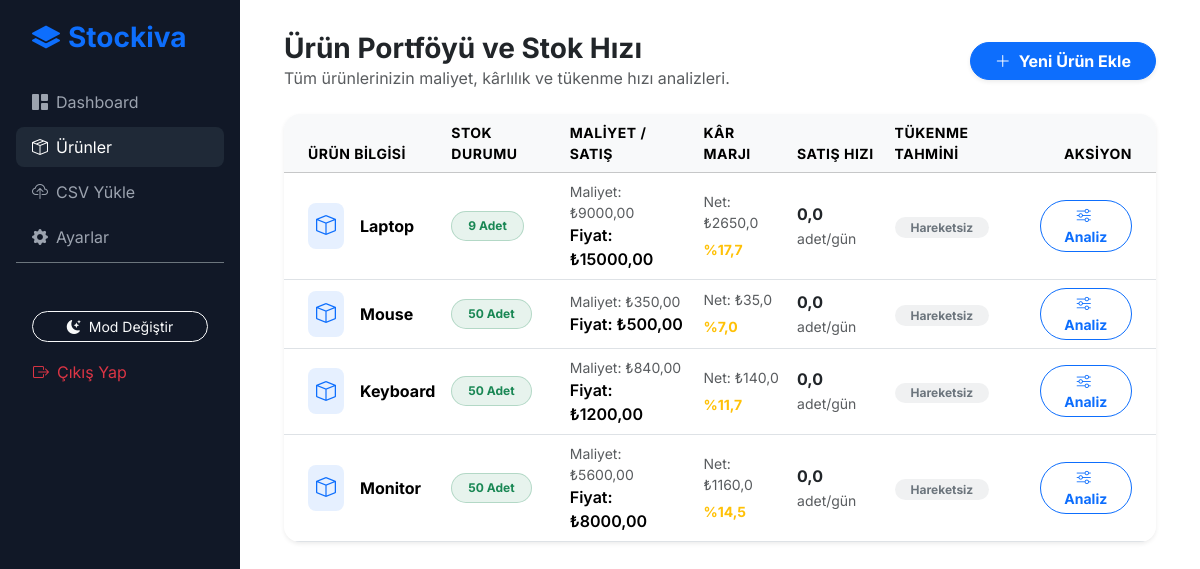
The page /products/ (signed in) on the database its author committed.
### core/models.py (models this page shows, shortened)
class Product(models.Model):
    user = models.ForeignKey(User, on_delete=models.CASCADE)
    name = models.CharField(max_length=255)
    cost_price = models.FloatField(default=0)
    selling_price = models.FloatField(default=0)
    stock_quantity = models.IntegerField(default=0)
    commission_rate = models.FloatField(default=15.0, verbose_name="Pazar Yeri Komisyon Oranı (%)")
    shipping_cost = models.FloatField(default=40.0, verbose_name="Kargo Ücreti (₺)")
    monthly_revenue_goal = models.FloatField(default=100000.0, verbose_name="Aylık Ciro Hedefi (₺)")
    phone_number = models.CharField(max_length=15, blank=True, null=True, verbose_name="Telefon Numarası")
    two_factor_auth = models.BooleanField(default=False, verbose_name="İki Adımlı Doğrulama")
    email_notifications = models.BooleanField(default=True, verbose_name="E-Posta Bildirimleri")

### core/views.py (the view)
# urls.py: path('products/', views.product_management, name='products'),
@login_required
def product_management(request):
    user_products = Product.objects.filter(user=request.user)
    today = timezone.now().date()
    fourteen_days_ago = today - timedelta(days=14)
    product_data = []
    for product in user_products:
        recent_sales = Sale.objects.filter(
            product=product, date__gte=fourteen_days_ago
        ).aggregate(total=Coalesce(Sum('quantity'), 0.0, output_field=FloatField()))['total']
        daily_sales_rate = recent_sales / 14.0
        days_to_stockout = int(product.stock_quantity / daily_sales_rate) if daily_sales_rate > 0 else "Sonsuz"
        if product.selling_price > 0:
            commission_amount = product.selling_price * (product.commission_rate / 100)
            net_profit = product.selling_price - product.cost_price - commission_amount - product.shipping_cost
            profit_margin = (net_profit / product.selling_price) * 100
        else:
            net_profit = 0
            profit_margin = 0
            commission_amount = 0
        product_data.append({
            'product': product,
            'recent_sales': recent_sales,
            'daily_rate': round(daily_sales_rate, 2),
            'days_to_stockout': days_to_stockout,
            'net_profit': round(net_profit, 2),
            'commission_amount': round(commission_amount, 2),
            'profit_margin': round(profit_margin, 1)
        })
    return render(request, "core/products.html", {'product_data': product_data, 'total_products': user_products.count()})

### core/templates/core/products.html (shortened to what this page needs)
{% extends 'core/base.html' %}
{% block content %}
<div class="container-fluid">
    <div class="d-flex justify-content-between align-items-center mb-4">
        <div>
            <h3 class="fw-bold mb-0">Ürün Portföyü ve Stok Hızı</h3>
            <p class="text-muted mb-0">Tüm ürünlerinizin maliyet, kârlılık ve tükenme hızı analizleri.</p>
        </div>
        <div>
            <button class="btn btn-primary fw-bold shadow-sm rounded-pill px-4" data-bs-toggle="modal" data-bs-target="#addProductModal">
                <i class="bi bi-plus-lg me-2"></i>Yeni Ürün Ekle
            </button>
        </div>
    </div>
    <div class="card border-0 shadow-sm rounded-4 overflow-hidden">
        <div class="table-responsive">
            <table class="table table-hover align-middle mb-0">
                <thead class="table-light">
                    <tr class="text-uppercase small fw-bold text-muted" style="letter-spacing: 0.5px;">
                        <th class="ps-4">Ürün Bilgisi</th>
                        <th>Stok Durumu</th>
                        <th>Maliyet / Satış</th>
                        <th>Kâr Marjı</th>
                        <th>Satış Hızı</th>
                        <th>Tükenme Tahmini</th>
                        <th class="text-end pe-4">Aksiyon</th>
                    </tr>
                </thead>
                <tbody>
                    {% for item in product_data %}
                    <tr>
                        <td class="ps-4">
                            <div class="d-flex align-items-center">
                                <div class="bg-primary bg-opacity-10 p-2 rounded-3 me-3 text-primary">
                                    <i class="bi bi-box fs-5"></i>
                                </div>
                                <span class="fw-bold">{{ item.product.name }}</span>
                            </div>
                        </td>
                        <td>
                            {% if item.product.stock_quantity <= 5 %}
                                <span class="badge bg-danger rounded-pill px-3 py-2 border border-danger border-opacity-25 shadow-sm">{{ item.product.stock_quantity }} Adet</span>
                            {% else %}
                                <span class="badge bg-success bg-opacity-10 text-success rounded-pill px-3 py-2 border border-success border-opacity-25">{{ item.product.stock_quantity }} Adet</span>
                            {% endif %}
                        </td>
                        <td>
                            <div class="small text-muted">Maliyet: ₺{{ item.product.cost_price|floatformat:2 }}</div>
                            <div class="fw-semibold">Fiyat: ₺{{ item.product.selling_price|floatformat:2 }}</div>
                        </td>
                        <td>
                            <div class="small text-muted mb-1">Net: ₺{{ item.net_profit }}</div>
                            {% if item.profit_margin > 20 %}
                                <span class="text-success fw-bold small"><i class="bi bi-graph-up-arrow me-1"></i>%{{ item.profit_margin }}</span>
                            {% elif item.profit_margin > 0 %}
                                <span class="text-warning fw-bold small">%{{ item.profit_margin }}</span>
                            {% else %}
                                <span class="text-danger fw-bold small"><i class="bi bi-graph-down-arrow me-1"></i>Zararda</span>
                            {% endif %}
                        </td>
                        <td>
                            <span class="fw-bold text-dark">{{ item.daily_rate }}</span> <small class="text-muted">adet/gün</small>
                        </td>
                        <td>
                            {% if item.days_to_stockout == "Sonsuz" %}
                                <span class="badge bg-secondary bg-opacity-10 text-secondary rounded-pill small px-3">Hareketsiz</span>
                            {% elif item.days_to_stockout <= 7 %}
                                <span class="badge bg-danger bg-opacity-10 text-danger rounded-pill small px-3">{{ item.days_to_stockout }} Gün</span>
                            {% else %}
                                <span class="badge bg-info bg-opacity-10 text-info rounded-pill small px-3">{{ item.days_to_stockout }} Gün</span>
                            {% endif %}
                        </td>
                        <td class="text-end pe-4">
                            <button class="btn btn-sm btn-outline-primary rounded-pill fw-bold px-3"
                                    data-bs-toggle="modal" data-bs-target="#editProductModal"
                                    data-id="{{ item.product.id }}" data-name="{{ item.product.name }}"
                                    data-cost="{{ item.product.cost_price|stringformat:'.2f' }}"
                                    data-price="{{ item.product.selling_price|stringformat:'.2f' }}"
                                    data-stock="{{ item.product.stock_quantity }}"
                                    data-commission="{{ item.product.commission_rate|stringformat:'.2f' }}"
                                    data-shipping="{{ item.product.shipping_cost|stringformat:'.2f' }}"
                                    onclick="fillEditModal(this)">
                                <i class="bi bi-sliders me-1"></i> Analiz
                            </button>
                        </td>
                    </tr>
                    {% endfor %}
                </tbody>
            </table>
        </div>
    </div>
</div>
{% endblock %}

### core/templates/core/base.html (shortened to what this page needs)
<!DOCTYPE html>
<html lang="tr" data-bs-theme="light">
<head>
    <link href="https://cdn.jsdelivr.net/npm/bootstrap@5.3.3/dist/css/bootstrap.min.css" rel="stylesheet">
    <link rel="stylesheet" href="https://cdn.jsdelivr.net/npm/bootstrap-icons@1.11.3/font/bootstrap-icons.min.css">
</head>
<body>
    <div class="d-flex">
        <aside class="sidebar p-3 d-none d-md-block">
            <a href="{% url 'home' %}" class="fs-3 fw-bold text-primary text-decoration-none px-3 mb-4 d-block">
                <i class="bi bi-layers-fill me-2"></i>Stockiva
            </a>
            <ul class="nav flex-column mt-4">
                <li><a class="nav-link {% if request.resolver_match.url_name == 'dashboard' %}active{% endif %}" href="{% url 'dashboard' %}"><i class="bi bi-grid-1x2-fill me-2"></i>Dashboard</a></li>
                <li><a class="nav-link {% if request.resolver_match.url_name == 'products' %}active{% endif %}" href="{% url 'products' %}"><i class="bi bi-box-seam me-2"></i>Ürünler</a></li>
                <li><a class="nav-link {% if request.resolver_match.url_name == 'upload_csv' %}active{% endif %}" href="{% url 'upload_csv' %}"><i class="bi bi-cloud-upload me-2"></i>CSV Yükle</a></li>
                <li><a class="nav-link {% if request.resolver_match.url_name == 'settings' %}active{% endif %}" href="{% url 'settings' %}"><i class="bi bi-gear-fill me-2"></i>Ayarlar</a></li>
            </ul>
            <div class="mt-auto pt-5 px-3 border-top border-secondary">
                <button class="btn btn-outline-light w-100 btn-sm rounded-pill mb-3" onclick="toggleTheme()">
                    <i class="bi bi-moon-stars-fill me-2" id="theme-icon"></i>Mod Değiştir
                </button>
                <form action="{% url 'logout' %}" method="post">
                    <button type="submit" class="btn btn-link text-danger text-decoration-none p-0 w-100 text-start">
                        <i class="bi bi-box-arrow-right me-2"></i>Çıkış Yap
                    </button>
                </form>
            </div>
        </aside>
        <div class="main-content w-100">
            {% block content %}{% endblock %}
        </div>
    </div>
</body>
</html>

### core/templates/core/base.html (style rules this page uses)
:root { --sidebar-bg: #111827; }
body { font-family: 'Inter', sans-serif; background-color: var(--bs-body-bg); transition: 0.3s; }
.sidebar { background: var(--sidebar-bg); min-height: 100vh; color: #fff; position: fixed; width: 240px; z-index: 1000; }
.main-content { margin-left: 240px; padding: 2rem; min-height: 100vh; }
.nav-link { color: #9ca3af; border-radius: 8px; transition: 0.3s; margin-bottom: 5px; }
.nav-link:hover, .nav-link.active { background: #1f2937; color: #fff; }

### rows shown on the page
Product: product.name "Laptop", product.stock_quantity "9", product.cost_price "9000,00", product.selling_price "15000,00", net_profit "2650,0", profit_margin "17,7", daily_rate "0,0"
Product: product.name "Mouse", product.stock_quantity "50", product.cost_price "350,00", product.selling_price "500,00", net_profit "35,0", profit_margin "7,0", daily_rate "0,0"
Product: product.name "Keyboard", product.stock_quantity "50", product.cost_price "840,00", product.selling_price "1200,00", net_profit "140,0", profit_margin "11,7", daily_rate "0,0"
Product: product.name "Monitor", product.stock_quantity "50", product.cost_price "5600,00", product.selling_price "8000,00", net_profit "1160,0", profit_margin "14,5", daily_rate "0,0"
